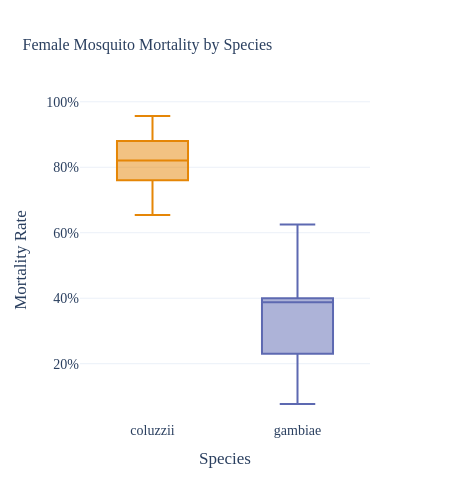

Notebook cell for this chart:
### Code cell
def create_boxplot(width=PLOT_WIDTH, height=PLOT_HEIGHT):
    fig = px.box(
        df_clean, 
        x='species', 
        y='mort_females',
        color='species',
        color_discrete_map=TAXON_COLORS,
        # points='all',
        title="Female Mosquito Mortality by Species",
        labels={
            'mort_females': 'Mortality Rate',
            'species': 'Species'
        }
    )
    
    # # Add sample sizes positioned to the right of each box
    # sample_sizes = df_clean.groupby('species').size()
    
    # for i, (species, n) in enumerate(sample_sizes.items()):
    #     # Position text to the right of each species box
    #     fig.add_annotation(
    #         x=i + 0.35,  # Offset to the right
    #         y=df_clean[df_clean['species'] == species]['mort_females'].max() * 0.95,
    #         text=f"n={n}",
    #         showarrow=False,
    #         font=dict(size=FONT_SIZE-2, family=FONT_FAMILY),
    #         bgcolor="white",
    #         bordercolor="gray",
    #         borderwidth=1
    #     )
    
    fig.update_layout(
        width=width,
        height=height,
        template="plotly_white",
        yaxis_tickformat='.0%',
        font=dict(size=FONT_SIZE, family=FONT_FAMILY),
        title_font=dict(size=TITLE_FONT_SIZE, family=FONT_FAMILY),
        showlegend=False
    )
    
    return fig

boxplot_fig = create_boxplot()
boxplot_fig.show()

### Figure 1 — Plotly figure (JSON) as saved in the notebook; plotly's stock layout.template omitted (floating-point values rounded to 4 significant figures)
{"data": [{"alignmentgroup": "True", "hovertemplate": "Species=%{x}<br>Mortality Rate=%{y}<extra></extra>", "legendgroup": "coluzzii", "marker": {"color": "#e58606"}, "name": "coluzzii", "notched": false, "offsetgroup": "coluzzii", "orientation": "v", "showlegend": true, "type": "box", "x": ["coluzzii", "coluzzii", "coluzzii", "coluzzii", "coluzzii", "coluzzii", "coluzzii", "coluzzii", "coluzzii", "coluzzii"], "x0": " ", "xaxis": "x", "y": [0.68, 0.8261, 0.76, 0.6538, 0.8148, 0.88, 0.9565, 0.76, 0.9167, 0.875], "y0": " ", "yaxis": "y"}, {"alignmentgroup": "True", "hovertemplate": "Species=%{x}<br>Mortality Rate=%{y}<extra></extra>", "legendgroup": "gambiae", "marker": {"color": "#5d69b1"}, "name": "gambiae", "notched": false, "offsetgroup": "gambiae", "orientation": "v", "showlegend": true, "type": "box", "x": ["gambiae", "gambiae", "gambiae", "gambiae", "gambiae", "gambiae"], "x0": " ", "xaxis": "x", "y": [0.07692, 0.4, 0.3846, 0.625, 0.2308, 0.3913], "y0": " ", "yaxis": "y"}], "layout": {"boxmode": "overlay", "font": {"family": "Fira Sans", "size": 14}, "height": 500, "legend": {"title": {"text": "Species"}, "tracegroupgap": 0}, "showlegend": false, "title": {"font": {"family": "Fira Sans", "size": 16}, "text": "Female Mosquito Mortality by Species"}, "width": 450, "xaxis": {"anchor": "y", "categoryarray": ["coluzzii", "gambiae"], "categoryorder": "array", "domain": [0, 1], "title": {"text": "Species"}}, "yaxis": {"anchor": "x", "domain": [0, 1], "tickformat": ".0%", "title": {"text": "Mortality Rate"}}}}
